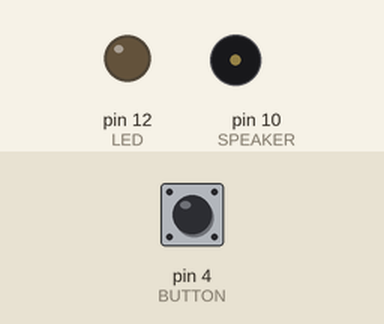
Simulated run of this sketch. Board: Arduino Uno, built with avr-gcc and run on an emulated ATmega328P. Parts: output pins drawn as LEDs (lit = HIGH), buzzer (waves = sounding). The test bench sets the inputs (shaded band); at power-on: pin 4 (BUTTON) LOW.

Above: at 1.2 s.
1.3 s: pin 4 (BUTTON) pulled HIGH for 0.15 s
At 2.75 s:
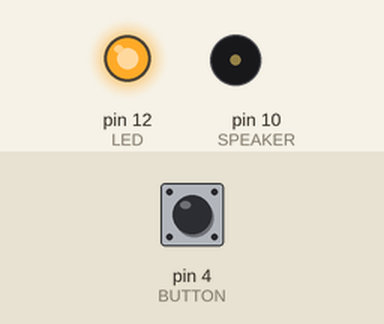
4.3 s: pin 4 (BUTTON) pulled HIGH for 1 s
At 4.42 s:
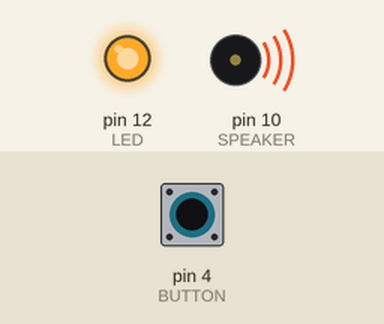
7.3 s: pin 4 (BUTTON) pulled HIGH for 0.15 s
At 7.42 s:
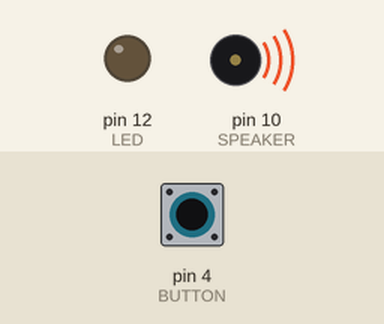
10.3 s: pin 4 (BUTTON) pulled HIGH for 3.2 s
At 15.7 s:
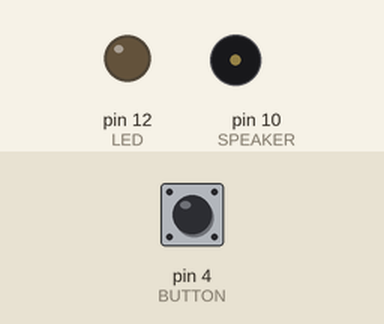
Timing chart, 0 to 16.0 s (numbered marks = the images above; inputs shaded):
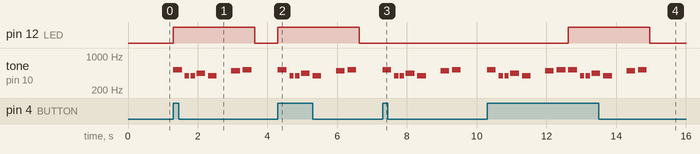

Measured:
- after the input at 1.3 s, pin 12 (LED): LOW → HIGH at once, → LOW 2.3 s later; tone on pin 10 (SPEAKER): plays 523 Hz for 0.25 s, 392 Hz for 0.13 s, 392 Hz for 0.13 s, 440 Hz for 0.25 s, 392 Hz for 0.25 s, 494 Hz for 0.25 s … (7 notes in this stretch), starting at once
- after the input at 4.3 s, pin 12 (LED): LOW → HIGH at once, → LOW 2.3 s later; tone on pin 10 (SPEAKER): plays 523 Hz for 0.25 s, 392 Hz for 0.13 s, 392 Hz for 0.13 s, 440 Hz for 0.25 s, 392 Hz for 0.25 s, 494 Hz for 0.25 s … (7 notes in this stretch), starting at once
- after the input at 7.3 s, tone on pin 10 (SPEAKER): plays 523 Hz for 0.25 s, 392 Hz for 0.13 s, 392 Hz for 0.13 s, 440 Hz for 0.25 s, 392 Hz for 0.25 s, 494 Hz for 0.25 s … (7 notes in this stretch), starting at once
- after the input at 10.3 s, pin 12 (LED): LOW → HIGH after 2.3 s, → LOW 2.3 s later; tone on pin 10 (SPEAKER): plays 523 Hz for 0.25 s, 392 Hz for 0.13 s, 392 Hz for 0.13 s, 440 Hz for 0.25 s, 392 Hz for 0.25 s, 494 Hz for 0.25 s … (14 notes in this stretch), starting at once

The sketch:

Lesson4_Song1.ino
```cpp
#include "pitches.h"

#define BUTTON 4
#define LED 12
#define SPEAKER 10

int noteCount = 8;
int chime[] = { NOTE_C5, NOTE_G4, NOTE_G4, NOTE_A4, NOTE_G4, 0, NOTE_B4, NOTE_C5 };
int time_signature[] = { 4, 8, 8, 4, 4, 4, 4, 4 };

void setup()
{
  pinMode(BUTTON, INPUT);
  pinMode(LED, OUTPUT);
  pinMode(SPEAKER, OUTPUT);

  Serial.begin(9600);
}

void loop()
{
  SimpleLightSwitch();
  //ButtonTone();

  if(digitalRead(BUTTON) == HIGH)
  {
    PlaySong();
  }
}

void PlaySong()
{
  for(int i = 0; i < noteCount; i++)
  {
    int note_duration = 1000/time_signature[i];

    if (chime[i] == 0)
    {
      noTone(SPEAKER);
    }
    else
    {
      tone(SPEAKER, chime[i]);
    }
    delay(note_duration);
    noTone(SPEAKER);
    delay(note_duration / 3);
  }
}

void SimpleLightSwitch()
{
  if(digitalRead(BUTTON) == HIGH)
  {
    //Serial.println("Light ON");
    digitalWrite(LED, HIGH);
  }
  else
  {
    //Serial.println("Light OFF");
    digitalWrite(LED, LOW);
  }
}

void ButtonTone()
{
  if(digitalRead(BUTTON) == HIGH)
  {
    tone(SPEAKER, NOTE_D3);
  }
  else
  {
    noTone(SPEAKER);
  }
}
```

pitches.h
```cpp
/*************************************************
 * Public Constants
 *************************************************/

#define NOTE_B0  31
#define NOTE_C1  33
#define NOTE_CS1 35
#define NOTE_D1  37
#define NOTE_DS1 39
#define NOTE_E1  41
#define NOTE_F1  44
#define NOTE_FS1 46
#define NOTE_G1  49
#define NOTE_GS1 52
#define NOTE_A1  55
#define NOTE_AS1 58
#define NOTE_B1  62
#define NOTE_C2  65
#define NOTE_CS2 69
#define NOTE_D2  73
#define NOTE_DS2 78
#define NOTE_E2  82
#define NOTE_F2  87
#define NOTE_FS2 93
#define NOTE_G2  98
#define NOTE_GS2 104
#define NOTE_A2  110
#define NOTE_AS2 117
#define NOTE_B2  123
#define NOTE_C3  131
#define NOTE_CS3 139
#define NOTE_D3  147
#define NOTE_DS3 156
#define NOTE_E3  165
#define NOTE_F3  175
#define NOTE_FS3 185
#define NOTE_G3  196
#define NOTE_GS3 208
#define NOTE_A3  220
#define NOTE_AS3 233
#define NOTE_B3  247
#define NOTE_C4  262
#define NOTE_CS4 277
#define NOTE_D4  294
#define NOTE_DS4 311
#define NOTE_E4  330
#define NOTE_F4  349
#define NOTE_FS4 370
#define NOTE_G4  392
#define NOTE_GS4 415
#define NOTE_A4  440
#define NOTE_AS4 466
#define NOTE_B4  494
#define NOTE_C5  523
#define NOTE_CS5 554
#define NOTE_D5  587
#define NOTE_DS5 622
#define NOTE_E5  659
#define NOTE_F5  698
#define NOTE_FS5 740
#define NOTE_G5  784
#define NOTE_GS5 831
#define NOTE_A5  880
#define NOTE_AS5 932
#define NOTE_B5  988
#define NOTE_C6  1047
#define NOTE_CS6 1109
#define NOTE_D6  1175
#define NOTE_DS6 1245
#define NOTE_E6  1319
#define NOTE_F6  1397
#define NOTE_FS6 1480
#define NOTE_G6  1568
#define NOTE_GS6 1661
#define NOTE_A6  1760
#define NOTE_AS6 1865
#define NOTE_B6  1976
#define NOTE_C7  2093
#define NOTE_CS7 2217
#define NOTE_D7  2349
#define NOTE_DS7 2489
#define NOTE_E7  2637
#define NOTE_F7  2794
#define NOTE_FS7 2960
#define NOTE_G7  3136
#define NOTE_GS7 3322
#define NOTE_A7  3520
#define NOTE_AS7 3729
#define NOTE_B7  3951
#define NOTE_C8  4186
#define NOTE_CS8 4435
#define NOTE_D8  4699
#define NOTE_DS8 4978
```
